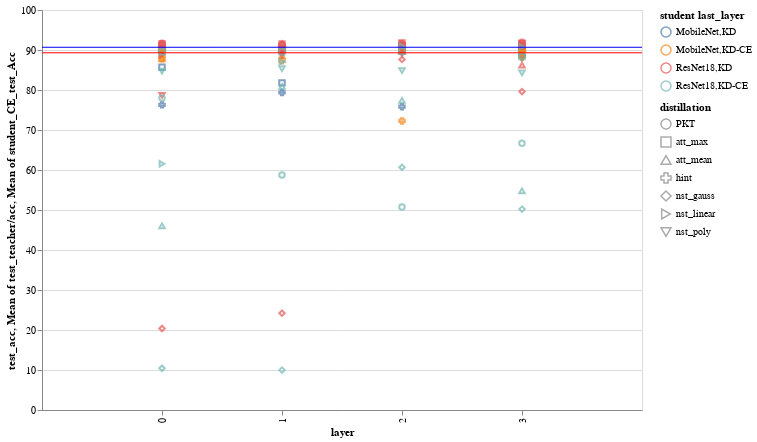

The notebook cell saved with this chart:
### Code cell
def plot_acc(phase="test"):

    
    detalle=["student","teacher","distillation","layer",'last_layer','test_acc','train_acc',
             'train_loss','epoch',"student_CE_%s_Acc"%phase]#,"lambda"]
    
    
    bar=alt.Chart(source).mark_point().encode(
        alt.X('layer:O', scale=alt.Scale(zero=False,padding=1)),
        alt.Y('%s_acc'%phase, scale=alt.Scale(zero=False, padding=1)),
        color=alt.Color('student last_layer'),
        shape='distillation',
        tooltip=detalle
    ).interactive()


    rule1 = alt.Chart(source).mark_rule(color='blue').encode(
        y='mean(%s_teacher/acc):Q'%phase
    )
    rule2 = alt.Chart(source).mark_rule(color='red').encode(
        y='mean(student_CE_%s_Acc):Q'%phase
    )

    return (bar + rule1 + rule2).properties(width=600,height=400)
    
plot_acc()
